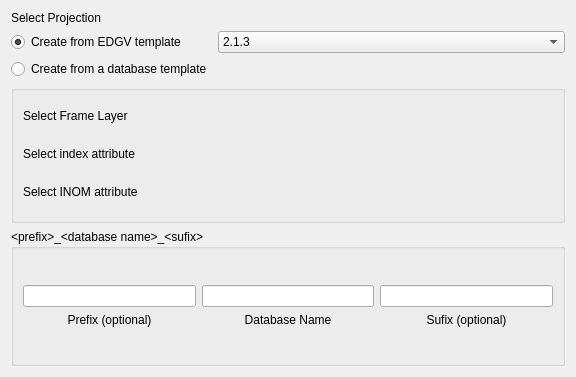
<?xml version="1.0" encoding="UTF-8"?>
<ui version="4.0">
 <class>DatabaseParameterWidget</class>
 <widget class="QWidget" name="DatabaseParameterWidget">
  <property name="geometry">
   <rect>
    <x>0</x>
    <y>0</y>
    <width>576</width>
    <height>377</height>
   </rect>
  </property>
  <property name="sizePolicy">
   <sizepolicy hsizetype="MinimumExpanding" vsizetype="MinimumExpanding">
    <horstretch>0</horstretch>
    <verstretch>0</verstretch>
   </sizepolicy>
  </property>
  <property name="windowTitle">
   <string>Form</string>
  </property>
  <layout class="QGridLayout" name="gridLayout_3">
   <item row="0" column="0">
    <widget class="QLabel" name="label_3">
     <property name="text">
      <string>Select Projection</string>
     </property>
    </widget>
   </item>
   <item row="0" column="1">
    <widget class="QgsProjectionSelectionWidget" name="mQgsProjectionSelectionWidget" native="true">
     <property name="sizePolicy">
      <sizepolicy hsizetype="MinimumExpanding" vsizetype="Fixed">
       <horstretch>0</horstretch>
       <verstretch>0</verstretch>
      </sizepolicy>
     </property>
    </widget>
   </item>
   <item row="1" column="0">
    <widget class="QRadioButton" name="edgvTemplateRadioButton">
     <property name="text">
      <string>Create from EDGV template</string>
     </property>
     <property name="checked">
      <bool>true</bool>
     </property>
    </widget>
   </item>
   <item row="1" column="1">
    <widget class="QComboBox" name="versionComboBox">
     <property name="sizePolicy">
      <sizepolicy hsizetype="MinimumExpanding" vsizetype="Fixed">
       <horstretch>0</horstretch>
       <verstretch>0</verstretch>
      </sizepolicy>
     </property>
     <item>
      <property name="text">
       <string>2.1.3</string>
      </property>
     </item>
     <item>
      <property name="text">
       <string>2.1.3 Pro</string>
      </property>
     </item>
     <item>
      <property name="text">
       <string>3.0</string>
      </property>
     </item>
     <item>
      <property name="text">
       <string>3.0 Pro</string>
      </property>
     </item>
    </widget>
   </item>
   <item row="2" column="0">
    <widget class="QRadioButton" name="dbTemplateRadioButton">
     <property name="enabled">
      <bool>true</bool>
     </property>
     <property name="text">
      <string>Create from a database template</string>
     </property>
    </widget>
   </item>
   <item row="2" column="1">
    <widget class="ConnectionComboBox" name="comboBoxPostgis" native="true">
     <property name="enabled">
      <bool>false</bool>
     </property>
     <property name="sizePolicy">
      <sizepolicy hsizetype="MinimumExpanding" vsizetype="Fixed">
       <horstretch>0</horstretch>
       <verstretch>0</verstretch>
      </sizepolicy>
     </property>
    </widget>
   </item>
   <item row="3" column="0" colspan="2">
    <widget class="QgsCollapsibleGroupBox" name="frameGroupBox">
     <property name="sizePolicy">
      <sizepolicy hsizetype="Preferred" vsizetype="MinimumExpanding">
       <horstretch>0</horstretch>
       <verstretch>0</verstretch>
      </sizepolicy>
     </property>
     <property name="saveCollapsedState" stdset="0">
      <bool>false</bool>
     </property>
     <layout class="QGridLayout" name="gridLayout_2">
      <item row="0" column="0">
       <widget class="QLabel" name="label">
        <property name="sizePolicy">
         <sizepolicy hsizetype="Preferred" vsizetype="Fixed">
          <horstretch>0</horstretch>
          <verstretch>0</verstretch>
         </sizepolicy>
        </property>
        <property name="minimumSize">
         <size>
          <width>0</width>
          <height>32</height>
         </size>
        </property>
        <property name="maximumSize">
         <size>
          <width>16777215</width>
          <height>32</height>
         </size>
        </property>
        <property name="text">
         <string>Select Frame Layer</string>
        </property>
       </widget>
      </item>
      <item row="0" column="1">
       <widget class="DsgCustomComboBox" name="frameComboBox" native="true">
        <property name="sizePolicy">
         <sizepolicy hsizetype="Preferred" vsizetype="Fixed">
          <horstretch>0</horstretch>
          <verstretch>0</verstretch>
         </sizepolicy>
        </property>
        <property name="minimumSize">
         <size>
          <width>0</width>
          <height>32</height>
         </size>
        </property>
        <property name="maximumSize">
         <size>
          <width>16777215</width>
          <height>32</height>
         </size>
        </property>
       </widget>
      </item>
      <item row="1" column="0">
       <widget class="QLabel" name="label_2">
        <property name="sizePolicy">
         <sizepolicy hsizetype="Preferred" vsizetype="Fixed">
          <horstretch>0</horstretch>
          <verstretch>0</verstretch>
         </sizepolicy>
        </property>
        <property name="minimumSize">
         <size>
          <width>0</width>
          <height>32</height>
         </size>
        </property>
        <property name="maximumSize">
         <size>
          <width>16777215</width>
          <height>32</height>
         </size>
        </property>
        <property name="text">
         <string>Select index attribute</string>
        </property>
       </widget>
      </item>
      <item row="1" column="1">
       <widget class="DsgCustomComboBox" name="indexComboBox" native="true">
        <property name="sizePolicy">
         <sizepolicy hsizetype="Preferred" vsizetype="Fixed">
          <horstretch>0</horstretch>
          <verstretch>0</verstretch>
         </sizepolicy>
        </property>
        <property name="minimumSize">
         <size>
          <width>0</width>
          <height>32</height>
         </size>
        </property>
        <property name="maximumSize">
         <size>
          <width>16777215</width>
          <height>32</height>
         </size>
        </property>
       </widget>
      </item>
      <item row="2" column="0">
       <widget class="QLabel" name="label_4">
        <property name="sizePolicy">
         <sizepolicy hsizetype="Preferred" vsizetype="Fixed">
          <horstretch>0</horstretch>
          <verstretch>0</verstretch>
         </sizepolicy>
        </property>
        <property name="minimumSize">
         <size>
          <width>0</width>
          <height>32</height>
         </size>
        </property>
        <property name="maximumSize">
         <size>
          <width>16777215</width>
          <height>32</height>
         </size>
        </property>
        <property name="text">
         <string>Select INOM attribute</string>
        </property>
       </widget>
      </item>
      <item row="2" column="1">
       <widget class="DsgCustomComboBox" name="inomComboBox" native="true">
        <property name="sizePolicy">
         <sizepolicy hsizetype="Preferred" vsizetype="Fixed">
          <horstretch>0</horstretch>
          <verstretch>0</verstretch>
         </sizepolicy>
        </property>
        <property name="minimumSize">
         <size>
          <width>0</width>
          <height>32</height>
         </size>
        </property>
        <property name="maximumSize">
         <size>
          <width>16777215</width>
          <height>32</height>
         </size>
        </property>
       </widget>
      </item>
     </layout>
    </widget>
   </item>
   <item row="4" column="0" colspan="2">
    <widget class="QGroupBox" name="groupBox">
     <property name="enabled">
      <bool>true</bool>
     </property>
     <property name="sizePolicy">
      <sizepolicy hsizetype="MinimumExpanding" vsizetype="MinimumExpanding">
       <horstretch>0</horstretch>
       <verstretch>0</verstretch>
      </sizepolicy>
     </property>
     <property name="title">
      <string>&lt;prefix&gt;_&lt;database name&gt;_&lt;sufix&gt;</string>
     </property>
     <layout class="QGridLayout" name="gridLayout">
      <item row="0" column="0">
       <layout class="QVBoxLayout" name="prefixLayout">
        <item>
         <widget class="QLineEdit" name="prefixLineEdit">
          <property name="alignment">
           <set>Qt::AlignCenter</set>
          </property>
         </widget>
        </item>
        <item>
         <widget class="QLabel" name="prefixLabel">
          <property name="sizePolicy">
           <sizepolicy hsizetype="Preferred" vsizetype="Fixed">
            <horstretch>0</horstretch>
            <verstretch>0</verstretch>
           </sizepolicy>
          </property>
          <property name="text">
           <string>Prefix (optional)</string>
          </property>
          <property name="alignment">
           <set>Qt::AlignCenter</set>
          </property>
         </widget>
        </item>
       </layout>
      </item>
      <item row="0" column="1">
       <layout class="QVBoxLayout" name="databaseLayout">
        <item>
         <widget class="QLineEdit" name="dbNameLineEdit">
          <property name="alignment">
           <set>Qt::AlignCenter</set>
          </property>
         </widget>
        </item>
        <item>
         <widget class="QLabel" name="dbNameLabel">
          <property name="sizePolicy">
           <sizepolicy hsizetype="Preferred" vsizetype="Fixed">
            <horstretch>0</horstretch>
            <verstretch>0</verstretch>
           </sizepolicy>
          </property>
          <property name="text">
           <string>Database Name</string>
          </property>
          <property name="alignment">
           <set>Qt::AlignCenter</set>
          </property>
         </widget>
        </item>
       </layout>
      </item>
      <item row="0" column="2">
       <layout class="QVBoxLayout" name="sufixLayout">
        <item>
         <widget class="QLineEdit" name="sufixLineEdit">
          <property name="alignment">
           <set>Qt::AlignCenter</set>
          </property>
         </widget>
        </item>
        <item>
         <widget class="QLabel" name="sufixLabel">
          <property name="sizePolicy">
           <sizepolicy hsizetype="Preferred" vsizetype="Fixed">
            <horstretch>0</horstretch>
            <verstretch>0</verstretch>
           </sizepolicy>
          </property>
          <property name="text">
           <string>Sufix (optional)</string>
          </property>
          <property name="alignment">
           <set>Qt::AlignCenter</set>
          </property>
         </widget>
        </item>
       </layout>
      </item>
     </layout>
    </widget>
   </item>
  </layout>
 </widget>
 <customwidgets>
  <customwidget>
   <class>QgsCollapsibleGroupBox</class>
   <extends>QGroupBox</extends>
   <header>qgis.gui</header>
   <container>1</container>
  </customwidget>
  <customwidget>
   <class>QgsProjectionSelectionWidget</class>
   <extends>QWidget</extends>
   <header>qgis.gui</header>
  </customwidget>
  <customwidget>
   <class>DsgCustomComboBox</class>
   <extends>QWidget</extends>
   <header>DsgTools.gui.CustomWidgets.BasicInterfaceWidgets.dsgCustomComboBox.h</header>
   <container>1</container>
  </customwidget>
  <customwidget>
   <class>ConnectionComboBox</class>
   <extends>QWidget</extends>
   <header>DsgTools.gui.CustomWidgets.ConnectionWidgets.AdvancedConnectionWidgets.connectionComboBox.h</header>
   <container>1</container>
  </customwidget>
 </customwidgets>
 <resources/>
 <connections/>
</ui>
